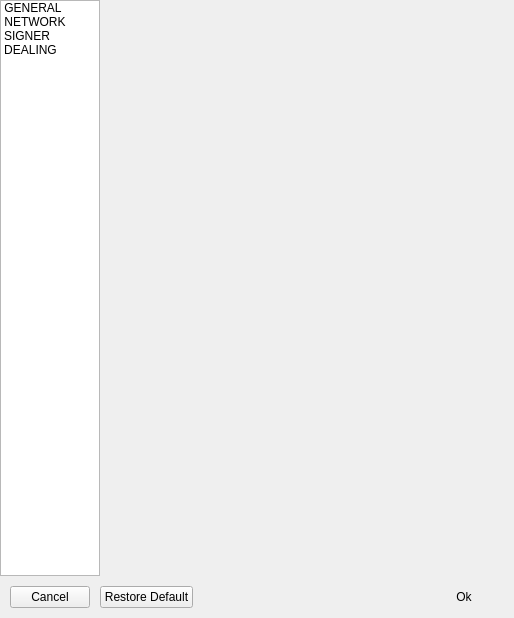
<?xml version="1.0" encoding="UTF-8"?>
<ui version="4.0">
 <class>ConfigDialog</class>
 <widget class="QDialog" name="ConfigDialog">
  <property name="geometry">
   <rect>
    <x>0</x>
    <y>0</y>
    <width>514</width>
    <height>618</height>
   </rect>
  </property>
  <property name="minimumSize">
   <size>
    <width>500</width>
    <height>560</height>
   </size>
  </property>
  <property name="maximumSize">
   <size>
    <width>16777215</width>
    <height>16777215</height>
   </size>
  </property>
  <property name="windowTitle">
   <string>BlockSettle Settings</string>
  </property>
  <property name="sideNav" stdset="0">
   <bool>true</bool>
  </property>
  <layout class="QVBoxLayout" name="verticalLayout">
   <property name="spacing">
    <number>0</number>
   </property>
   <property name="leftMargin">
    <number>0</number>
   </property>
   <property name="topMargin">
    <number>0</number>
   </property>
   <property name="rightMargin">
    <number>0</number>
   </property>
   <property name="bottomMargin">
    <number>0</number>
   </property>
   <item>
    <widget class="QWidget" name="widget" native="true">
     <layout class="QHBoxLayout" name="horizontalLayout_2">
      <property name="spacing">
       <number>0</number>
      </property>
      <property name="leftMargin">
       <number>0</number>
      </property>
      <property name="topMargin">
       <number>0</number>
      </property>
      <property name="rightMargin">
       <number>0</number>
      </property>
      <property name="bottomMargin">
       <number>0</number>
      </property>
      <item>
       <widget class="QListWidget" name="listWidget">
        <property name="sizePolicy">
         <sizepolicy hsizetype="Fixed" vsizetype="Expanding">
          <horstretch>0</horstretch>
          <verstretch>0</verstretch>
         </sizepolicy>
        </property>
        <property name="minimumSize">
         <size>
          <width>100</width>
          <height>0</height>
         </size>
        </property>
        <property name="maximumSize">
         <size>
          <width>0</width>
          <height>16777215</height>
         </size>
        </property>
        <property name="lineWidth">
         <number>0</number>
        </property>
        <property name="iconSize">
         <size>
          <width>32</width>
          <height>32</height>
         </size>
        </property>
        <property name="textElideMode">
         <enum>Qt::ElideMiddle</enum>
        </property>
        <property name="movement">
         <enum>QListView::Static</enum>
        </property>
        <property name="resizeMode">
         <enum>QListView::Fixed</enum>
        </property>
        <property name="layoutMode">
         <enum>QListView::SinglePass</enum>
        </property>
        <property name="spacing">
         <number>0</number>
        </property>
        <property name="viewMode">
         <enum>QListView::IconMode</enum>
        </property>
        <property name="batchSize">
         <number>100</number>
        </property>
        <property name="currentRow">
         <number>-1</number>
        </property>
        <item>
         <property name="text">
          <string>GENERAL</string>
         </property>
         <property name="toolTip">
          <string>General application settings</string>
         </property>
         <property name="textAlignment">
          <set>AlignCenter</set>
         </property>
         <property name="background">
          <brush brushstyle="NoBrush">
           <color alpha="255">
            <red>46</red>
            <green>51</green>
            <blue>53</blue>
           </color>
          </brush>
         </property>
         <property name="foreground">
          <brush brushstyle="NoBrush">
           <color alpha="255">
            <red>243</red>
            <green>244</green>
            <blue>245</blue>
           </color>
          </brush>
         </property>
         <property name="icon">
          <iconset resource="armory.qrc">
           <normaloff>:/resources/general-settings@1.5x.png</normaloff>
           <selectedoff>:/resources/general-settings-selected@1.5x.png</selectedoff>:/resources/general-settings@1.5x.png</iconset>
         </property>
         <property name="flags">
          <set>ItemIsSelectable|ItemIsEnabled</set>
         </property>
        </item>
        <item>
         <property name="text">
          <string>NETWORK</string>
         </property>
         <property name="toolTip">
          <string>Network connection settings</string>
         </property>
         <property name="textAlignment">
          <set>AlignCenter</set>
         </property>
         <property name="background">
          <brush brushstyle="NoBrush">
           <color alpha="0">
            <red>243</red>
            <green>244</green>
            <blue>245</blue>
           </color>
          </brush>
         </property>
         <property name="foreground">
          <brush brushstyle="NoBrush">
           <color alpha="255">
            <red>243</red>
            <green>244</green>
            <blue>245</blue>
           </color>
          </brush>
         </property>
         <property name="icon">
          <iconset resource="armory.qrc">
           <normaloff>:/resources/network@1.5x.png</normaloff>
           <selectedoff>:/resources/network-selected@1.5x.png</selectedoff>:/resources/network@1.5x.png</iconset>
         </property>
         <property name="flags">
          <set>ItemIsSelectable|ItemIsEnabled</set>
         </property>
        </item>
        <item>
         <property name="text">
          <string>SIGNER</string>
         </property>
         <property name="toolTip">
          <string>Signer settings</string>
         </property>
         <property name="background">
          <brush brushstyle="NoBrush">
           <color alpha="0">
            <red>243</red>
            <green>244</green>
            <blue>245</blue>
           </color>
          </brush>
         </property>
         <property name="foreground">
          <brush brushstyle="NoBrush">
           <color alpha="255">
            <red>243</red>
            <green>244</green>
            <blue>245</blue>
           </color>
          </brush>
         </property>
         <property name="icon">
          <iconset resource="armory.qrc">
           <normaloff>:/resources/password-icon@1.5x.png</normaloff>:/resources/password-icon@1.5x.png</iconset>
         </property>
         <property name="flags">
          <set>ItemIsSelectable|ItemIsEnabled</set>
         </property>
        </item>
        <item>
         <property name="text">
          <string>DEALING</string>
         </property>
         <property name="textAlignment">
          <set>AlignCenter</set>
         </property>
         <property name="background">
          <brush brushstyle="NoBrush">
           <color alpha="0">
            <red>243</red>
            <green>244</green>
            <blue>245</blue>
           </color>
          </brush>
         </property>
         <property name="foreground">
          <brush brushstyle="NoBrush">
           <color alpha="255">
            <red>243</red>
            <green>244</green>
            <blue>245</blue>
           </color>
          </brush>
         </property>
         <property name="icon">
          <iconset resource="armory.qrc">
           <normaloff>:/resources/dealing@1.5x.png</normaloff>
           <selectedoff>:/resources/dealing-selected@1.5x.png</selectedoff>:/resources/dealing@1.5x.png</iconset>
         </property>
         <property name="flags">
          <set>ItemIsSelectable|ItemIsEnabled</set>
         </property>
        </item>
       </widget>
      </item>
      <item>
       <widget class="QStackedWidget" name="stackedWidget">
        <property name="lineWidth">
         <number>0</number>
        </property>
        <property name="currentIndex">
         <number>1</number>
        </property>
        <widget class="GeneralSettingsPage" name="pageGeneral"/>
        <widget class="NetworkSettingsPage" name="pageNetwork"/>
        <widget class="SignerSettingsPage" name="pageSigner"/>
        <widget class="DealingSettingsPage" name="pageDealing"/>
       </widget>
      </item>
     </layout>
    </widget>
   </item>
   <item>
    <widget class="QWidget" name="widget_2" native="true">
     <property name="buttonBar" stdset="0">
      <bool>true</bool>
     </property>
     <layout class="QHBoxLayout" name="horizontalLayout">
      <property name="spacing">
       <number>10</number>
      </property>
      <property name="leftMargin">
       <number>10</number>
      </property>
      <property name="topMargin">
       <number>10</number>
      </property>
      <property name="rightMargin">
       <number>10</number>
      </property>
      <property name="bottomMargin">
       <number>10</number>
      </property>
      <item>
       <widget class="QPushButton" name="pushButtonCancel">
        <property name="minimumSize">
         <size>
          <width>80</width>
          <height>0</height>
         </size>
        </property>
        <property name="text">
         <string>Cancel</string>
        </property>
       </widget>
      </item>
      <item>
       <widget class="QPushButton" name="pushButtonSetDefault">
        <property name="minimumSize">
         <size>
          <width>80</width>
          <height>0</height>
         </size>
        </property>
        <property name="text">
         <string>Restore Default</string>
        </property>
       </widget>
      </item>
      <item>
       <spacer name="horizontalSpacer">
        <property name="orientation">
         <enum>Qt::Horizontal</enum>
        </property>
        <property name="sizeHint" stdset="0">
         <size>
          <width>40</width>
          <height>20</height>
         </size>
        </property>
       </spacer>
      </item>
      <item>
       <widget class="QPushButton" name="pushButtonOk">
        <property name="minimumSize">
         <size>
          <width>80</width>
          <height>0</height>
         </size>
        </property>
        <property name="text">
         <string>Ok</string>
        </property>
        <property name="default">
         <bool>true</bool>
        </property>
        <property name="flat">
         <bool>true</bool>
        </property>
       </widget>
      </item>
     </layout>
    </widget>
   </item>
  </layout>
 </widget>
 <customwidgets>
  <customwidget>
   <class>GeneralSettingsPage</class>
   <extends>QWidget</extends>
   <header>GeneralSettingsPage.h</header>
   <container>1</container>
  </customwidget>
  <customwidget>
   <class>NetworkSettingsPage</class>
   <extends>QWidget</extends>
   <header>NetworkSettingsPage.h</header>
   <container>1</container>
  </customwidget>
  <customwidget>
   <class>SignerSettingsPage</class>
   <extends>QWidget</extends>
   <header>SignerSettingsPage.h</header>
   <container>1</container>
  </customwidget>
  <customwidget>
   <class>DealingSettingsPage</class>
   <extends>QWidget</extends>
   <header>DealingSettingsPage.h</header>
   <container>1</container>
  </customwidget>
 </customwidgets>
 <resources>
  <include location="armory.qrc"/>
  <include location="armory.qrc"/>
 </resources>
 <connections/>
</ui>
